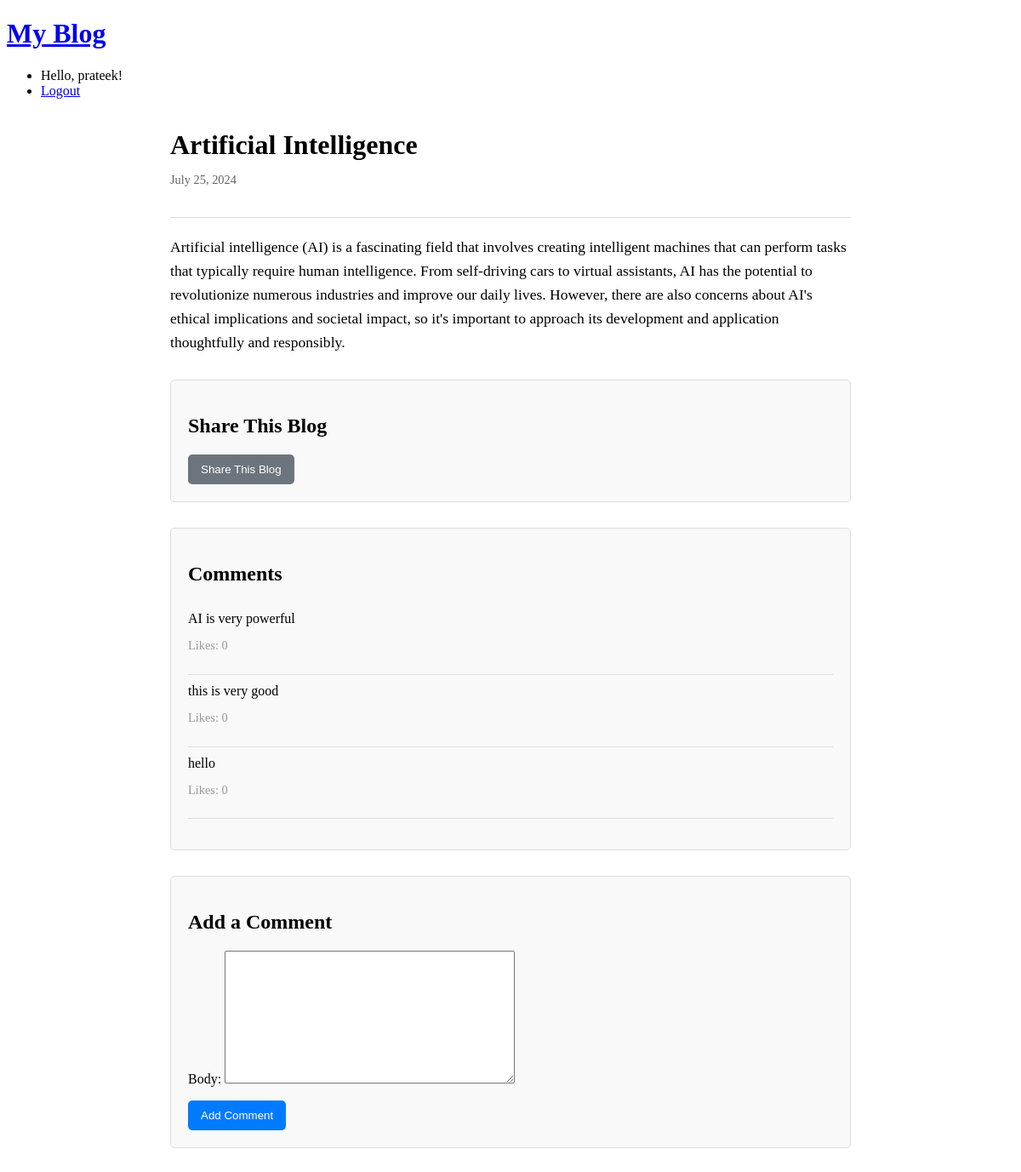
The app's page /blog/1/ (signed in) with its own data.
### blog/models.py (models this page shows, shortened)
class Blog(models.Model):
    title = models.CharField(max_length=200)
    body = models.TextField()
    author = models.ForeignKey(User, on_delete=models.CASCADE)
    created_at = models.DateTimeField(auto_now_add=True)
    updated_at = models.DateTimeField(auto_now=True)
    tags = TaggableManager()
    class Meta:
        ordering = ['-created_at']

class Comment(models.Model):
    blog = models.ForeignKey(Blog, on_delete=models.CASCADE, related_name='comments')
    author = models.ForeignKey(User, on_delete=models.CASCADE)
    body = models.TextField()
    created_at = models.DateTimeField(auto_now_add=True)
    likes = models.ManyToManyField(User, related_name='comment_likes', blank=True)

### blog/views.py (the view)
# urls.py: path('<int:id>/', views.blog_detail, name='blog_detail'),
def blog_detail(request, id):
    blog = get_object_or_404(Blog, id=id)
    comments = blog.comments.all()
    new_comment = None
    if request.method == 'POST':
        comment_form = CommentForm(request.POST)
        if comment_form.is_valid():
            new_comment = comment_form.save(commit=False)
            new_comment.blog = blog
            new_comment.author = request.user
            new_comment.save()
    else:
        comment_form = CommentForm()
    return render(request, 'blog/blog_detail.html', {'blog': blog, 'comments': comments, 'comment_form': comment_form, 'new_comment': new_comment})

### blog/forms.py
class CommentForm(forms.ModelForm):
    class Meta:
        model = Comment
        fields = ('body',)

### blog/templates/blog/blog_detail.html (shortened to what this page needs)
{% extends "base_generic.html" %}
{% block content %}
<div class="container">
    <header class="blog-header">
        <h1 class="blog-title">{{ blog.title }}</h1>
        <p class="blog-date">{{ blog.created_at|date:"F j, Y" }}</p>
    </header>
    <div class="blog-content">
        <p>{{ blog.body }}</p>
    </div>
    <section class="share-blog">
        <h2>Share This Blog</h2>
        <button class="btn btn-secondary" onclick="toggleShareForm()">Share This Blog</button>
    </section>
    <section class="comments-section">
        <h2>Comments</h2>
        {% if blog.comments.all %}
            <ul class="comments-list">
                {% for comment in blog.comments.all %}
                    <li class="comment">
                        <p class="comment-body">{{ comment.body }}</p>
                        <p class="comment-likes">Likes: {{ comment.likes.count }}</p>
                    </li>
                {% endfor %}
            </ul>
        {% else %}
            <p>No comments yet. Be the first to comment!</p>
        {% endif %}
    </section>
    {% if user.is_authenticated %}
        <section class="comment-form-section">
            <h2>Add a Comment</h2>
            <form method="post" class="comment-form">
                {{ comment_form.as_p }}
                <button type="submit" class="btn btn-primary">Add Comment</button>
            </form>
        </section>
    {% else %}
        <p class="login-prompt">Log in to leave a comment. <a href="{% url 'login' %}">Login here</a>.</p>
    {% endif %}
</div>
{% endblock %}

### blog/templates/base_generic.html (shortened to what this page needs)
<!DOCTYPE html>
<html>
<head>
    {% load static %}
    <link rel="stylesheet" href="{% static 'css/styles.css' %}">
</head>
<body>
    <header>
        <h1><a href="{% url 'blog_list' %}">My Blog</a></h1>
        <nav>
            <ul>
                {% if user.is_authenticated %}
                    <li>Hello, {{ user.username }}!</li>
                    <li><a href="{% url 'logout' %}">Logout</a></li>
                {% else %}
                    <li><a href="{% url 'login' %}">Login</a></li>
                    <li><a href="{% url 'sign_up' %}">Sign Up</a></li>
                {% endif %}
            </ul>
        </nav>
    </header>
    <main>
        {% block content %}
        {% endblock %}
    </main>
</body>
</html>

### blog/static/css/styles.css (style rules this page uses)
.container { max-width: 800px; margin: 0 auto; padding: 20px; }
.blog-header { border-bottom: 1px solid #ddd; padding-bottom: 20px; margin-bottom: 20px; }
.blog-title { font-size: 2em; margin: 0; }
.blog-date { color: #666; font-size: 0.9em; }
.blog-content { font-size: 1.1em; line-height: 1.6; }
.share-blog { margin-top: 30px; padding: 20px; border: 1px solid #ddd; border-radius: 5px; background-color: #f9f9f9; }
.comments-section { margin-top: 30px; padding: 20px; border: 1px solid #ddd; border-radius: 5px; background-color: #f9f9f9; }
.comments-list { list-style-type: none; padding: 0; }
.comment { border-bottom: 1px solid #ddd; padding: 10px 0; }
.comment-body { font-size: 1em; margin: 0; }
.comment-likes { color: #999; font-size: 0.9em; }
.btn-primary { background-color: #007bff; color: white; border: none; padding: 10px 15px; border-radius: 5px; cursor: pointer; }
.btn-secondary { background-color: #6c757d; color: white; border: none; padding: 10px 15px; border-radius: 5px; cursor: pointer; }
.comment-form-section { margin-top: 30px; padding: 20px; border: 1px solid #ddd; border-radius: 5px; background-color: #f9f9f9; }

### records on screen
Blog: title "Artificial Intelligence", created_at "July 25, 2024", body "Artificial intelligence (AI) is a fascinating field that involves creating intelligent machines that can perform tasks that typically require human intelligence. From self-driving cars to virtual assistants, AI has the potential to revolutionize numerous industries and improve our daily lives. However, there are also concerns about AI's ethical implications and societal impact, so it's important to approach its development and application thoughtfully and responsibly."
Comment: body "AI is very powerful", likes.count "0"
Comment: body "this is very good", likes.count "0"
Comment: body "hello", likes.count "0"

### other values on screen
{{ user.username }} "prateek"
